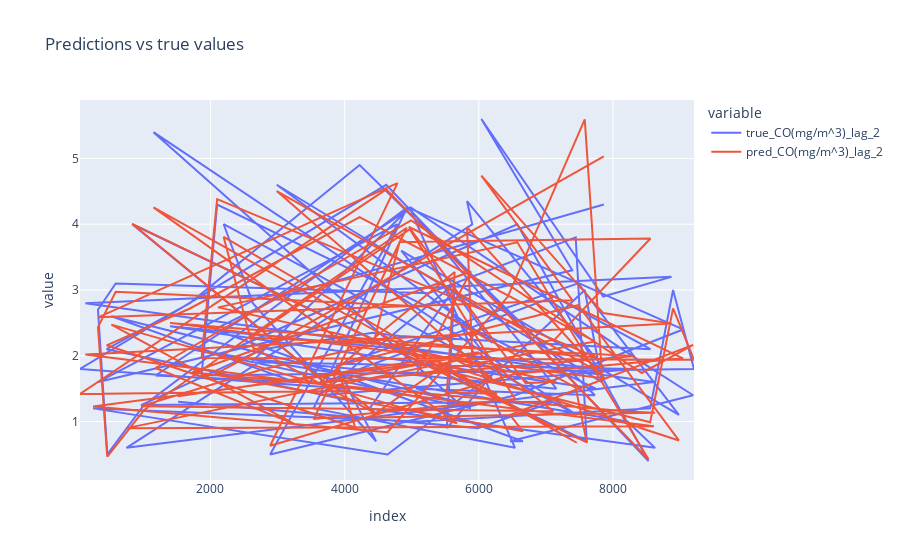

The notebook cell this image was saved under:
### Code cell
# plot predictions
fig = px.line(y_compare.iloc[:100][["true_CO(mg/m^3)_lag_2", "pred_CO(mg/m^3)_lag_2"]], title='Predictions vs true values')
fig.show()
